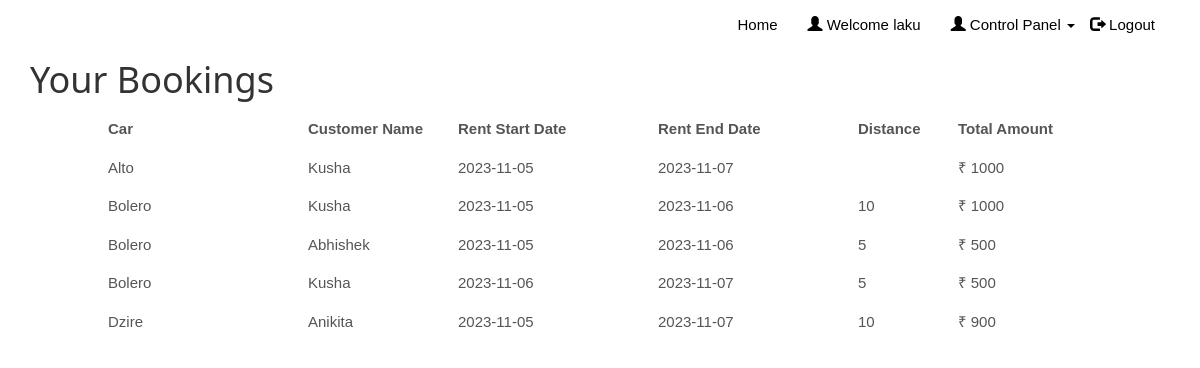
Page /empview.php (signed in) on the committed database.
### tables this page shows
CREATE TABLE `reservation` (
  `id` int(100) NOT NULL,
  `customer_username` varchar(50) NOT NULL,
  `car_id` int(20) NOT NULL,
  `driver_id` int(20) NOT NULL,
  `rent_start_date` date NOT NULL,
  `rent_end_date` date NOT NULL,
  `car_return_date` date DEFAULT NULL,
  `fare` double NOT NULL,
  `charge_type` varchar(25) NOT NULL DEFAULT 'days',
  `distance` double DEFAULT NULL,
  `no_of_days` int(50) DEFAULT NULL,
  `total_amount` double DEFAULT NULL,
  `return_status` varchar(10) NOT NULL
);

CREATE TABLE `cars` (
  `car_id` int(20) NOT NULL,
  `car_name` varchar(50) NOT NULL,
  `car_nameplate` varchar(50) NOT NULL,
  `car_img` varchar(50) DEFAULT 'NA',
  `price` float NOT NULL,
  `price_per_day` float NOT NULL,
  `car_availability` varchar(10) NOT NULL
);

CREATE TABLE `customers` (
  `customer_username` varchar(50) NOT NULL,
  `customer_name` varchar(50) NOT NULL,
  `customer_phone` varchar(10) NOT NULL,
  `customer_email` varchar(25) NOT NULL,
  `customer_address` varchar(50) NOT NULL,
  `customer_password` varchar(20) NOT NULL
);

### empview.php (the view, shortened to what this page needs)
<!DOCTYPE html>
<html>
<?php
$conn = Connect();
?>
<head>
<link rel="stylesheet" href="assets/bootstrap/css/bootstrap.min.css">
<link rel="stylesheet" href="assets/fonts/font-awesome.min.css">
<link rel="stylesheet" href="assets/w3css/w3.css">
<link rel="stylesheet" type="text/css" href="assets/css/customerlogin.css">
<link rel="stylesheet" type="text/css" media="screen" href="assets/css/clientpage.css" />
</head>
<body id="page-top" data-spy="scroll" data-target=".navbar-fixed-top">
    <nav class="navbar navbar-custom navbar-fixed-top" role="navigation" style="color: black">
        <div class="container">
            <?php
                if(isset($_SESSION['login_client'])){
            ?>
            <div class="collapse navbar-collapse navbar-right navbar-main-collapse">
                <ul class="nav navbar-nav">
                    <li>
                        <a href="index.php">Home</a>
                    </li>
                    <li>
                        <a href="#"><span class="glyphicon glyphicon-user"></span> Welcome <?php echo $_SESSION['login_client']; ?></a>
                    </li>
                    <li>
                    <ul class="nav navbar-nav navbar-right">
            <li><a href="#" class="dropdown-toggle active" data-toggle="dropdown" role="button" aria-haspopup="true" aria-expanded="false"><span class="glyphicon glyphicon-user"></span> Control Panel <span class="caret"></span> </a>
            </li>
          </ul>
                    </li>
                    <li>
                        <a href="logout.php"><span class="glyphicon glyphicon-log-out"></span> Logout</a>
                    </li>
                </ul>
            </div>
            <?php
                }
                ?>
        </div>
    </nav>
<?php $login_client = $_SESSION['login_client'];
    $sql1 = "SELECT * FROM reservation rc, clientcars cc, customers c, cars WHERE cc.emp_username = '$login_client' AND cc.car_id = rc.car_id AND rc.return_status = 'R' AND c.customer_username = rc.customer_username AND cc.car_id = cars.car_id";
    $result1 = $conn->query($sql1);
    if (mysqli_num_rows($result1) > 0) {
?>
<div class="container">
      <div >
        <h1>Your Bookings</h1>
      </div>
    </div>
    <div class="table-responsive" style="padding-left: 100px; padding-right: 100px;" >
<table class="table ">
  <thead class="thead-dark">
<tr>
<th width="20%">Car</th>
<th width="15%">Customer Name</th>
<th width="20%">Rent Start Date</th>
<th width="20%">Rent End Date</th>
<th width="10%">Distance</th>
<th width="15%">Total Amount</th>
</tr>
</thead>
<?php
        while($row = mysqli_fetch_assoc($result1)) {
?>
<tr>
<td><?php echo $row["car_name"]; ?></td>
<td><?php echo $row["customer_name"]; ?></td>
<td><?php echo $row["rent_start_date"] ?></td>
<td><?php echo $row["rent_end_date"]; ?></td>
<td><?php echo $row["distance"]; ?></td>
<td>&#8377; <?php echo $row["total_amount"]; ?></td>
</tr>
<?php        } ?>
                </table>
                </div>
            <?php
        } ?>
</body>
</html>

### assets/w3css/w3.css (style rules this page uses)
*,*:before,*:after { box-sizing:inherit }
html { -ms-text-size-adjust:100%;-webkit-text-size-adjust:100% }
body { margin:0 }
article,aside,details,figcaption,figure,footer,header,main,menu,nav,section,summary { display:block }
a { background-color:transparent;-webkit-text-decoration-skip:objects }
html,body { font-family:Verdana,sans-serif;font-size:15px;line-height:1.5 }
html { overflow-x:hidden }
h1 { font-size:36px }
h1,h2,h3,h4,h5,h6 { font-family:"Segoe UI",Arial,sans-serif;font-weight:400;margin:10px 0 }
a { color:inherit }

### assets/css/customerlogin.css (style rules this page uses)
body, html { height: 100%; }
body { padding-top: 50px; background: url("../../assets/img/forcustomer.png"); background-size: 100%; }

### rows in the picture
reservation: car.car_name "Alto", customer_username.customer_name "Kusha", rent_start_date "2023-11-05", rent_end_date "2023-11-07", total_amount "1000"
reservation: car.car_name "Bolero", customer_username.customer_name "Kusha", rent_start_date "2023-11-05", rent_end_date "2023-11-06", distance "10", total_amount "1000"
reservation: car.car_name "Bolero", customer_username.customer_name "Abhishek", rent_start_date "2023-11-05", rent_end_date "2023-11-06", distance "5", total_amount "500"
reservation: car.car_name "Bolero", customer_username.customer_name "Kusha", rent_start_date "2023-11-06", rent_end_date "2023-11-07", distance "5", total_amount "500"
reservation: car.car_name "Dzire", customer_username.customer_name "Anikita", rent_start_date "2023-11-05", rent_end_date "2023-11-07", distance "10", total_amount "900"

### other values in the picture
$_SESSION['login_client'] "laku"
